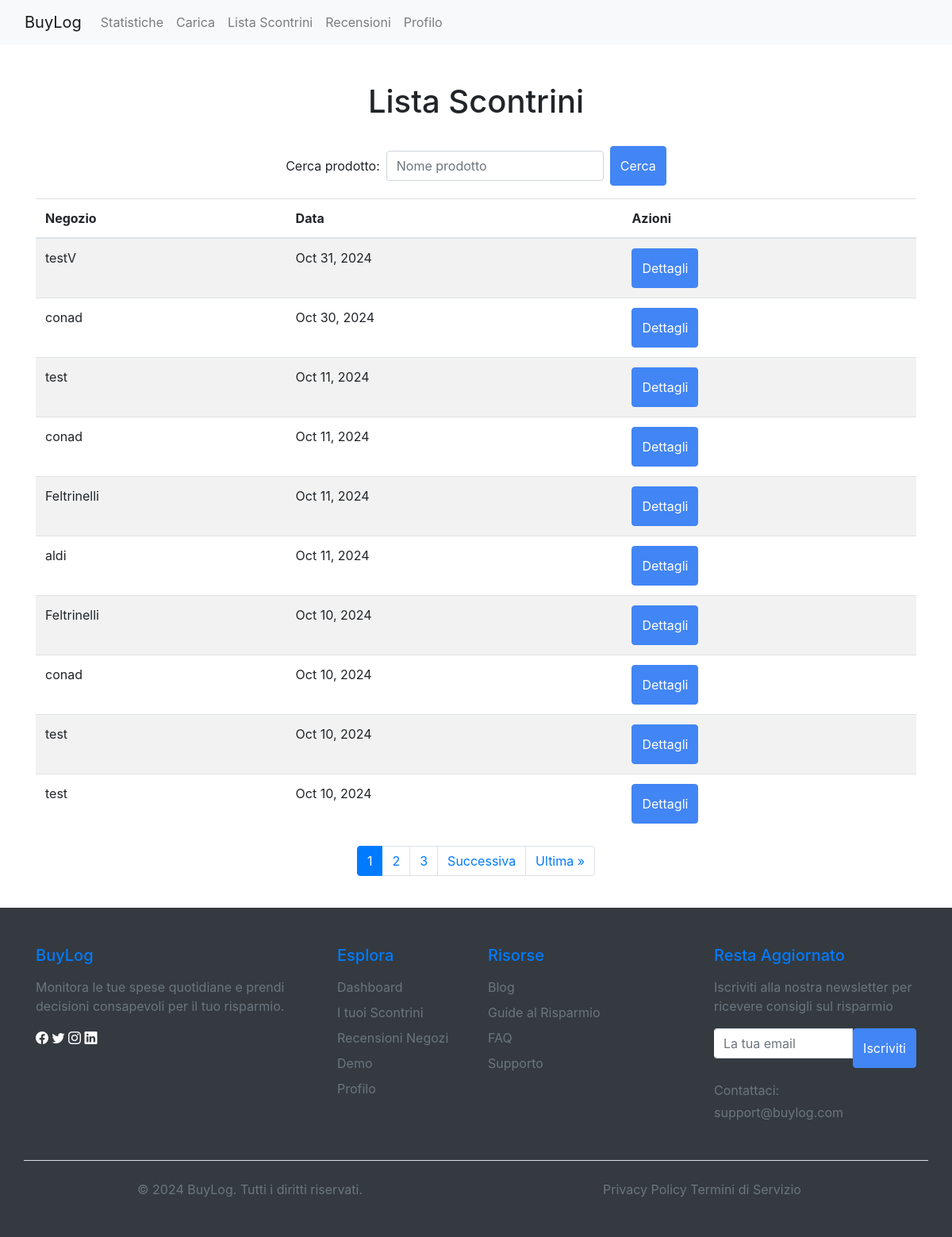
The app's page /scontrini/lista/ (signed in), older data.
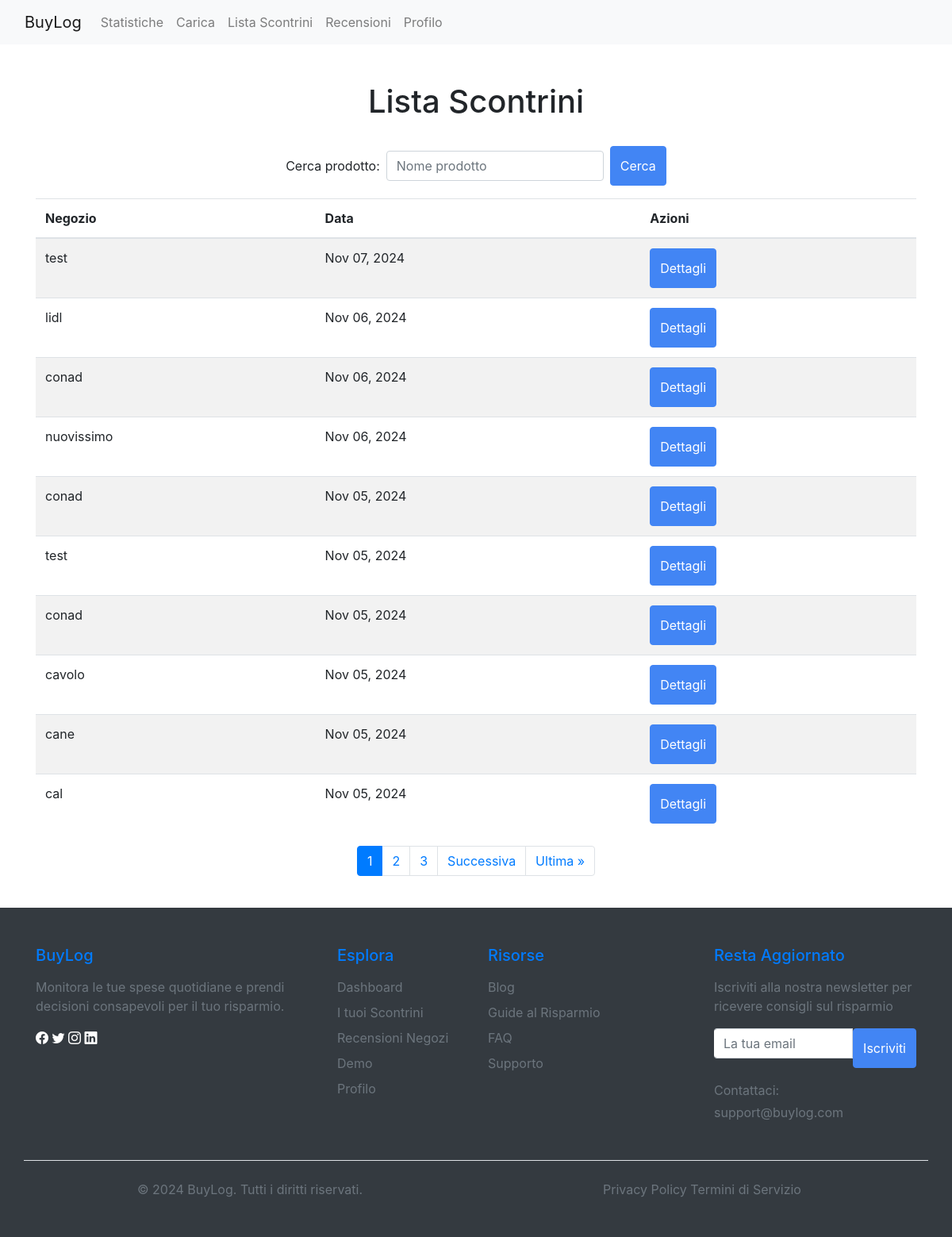
The same page, newer data.
### scontrini/models.py (models this page shows, shortened)
class Scontrino(models.Model):
    utente = models.ForeignKey(User, on_delete=models.CASCADE)
    negozio = models.ForeignKey(Negozio, on_delete=models.CASCADE)
    data = models.DateTimeField()
    totale = models.DecimalField(
        max_digits=10, decimal_places=2, default=0.00)  # Aggiungi questo campo
    class Meta:
        verbose_name_plural = 'Scontrini'

class Negozio(models.Model):
    nome = models.CharField(max_length=100)
    recensione_media = models.FloatField(null=True, blank=True)
    class Meta:
        verbose_name_plural = 'Negozi'

### scontrini/views.py (the view)
# urls.py: path('lista/', lista_scontrini, name='lista_scontrini'),
@login_required
def lista_scontrini(request):
    page = request.GET.get('page', 1)
    scontrini = Scontrino.objects.filter(utente=request.user).order_by('-data')
    paginator = Paginator(scontrini, 10)  # 15 scontrini per pagina
    try:
        scontrini_paginati = paginator.page(page)
    except:
        scontrini_paginati = paginator.page(1)
    return render(request, 'scontrini/lista_scontrini.html', {
        'scontrini': scontrini_paginati
    })

### scontrini/templates/scontrini/lista_scontrini.html (shortened to what this page needs)
{% extends 'scontrini/base.html' %}
{% block content %}
<div class="container mt-5">
    <center>
        <h1>Lista Scontrini</h1>
    </center>
    <br>
    <div class="d-flex justify-content-center mb-3">
        <form method="GET" action="{% url 'scontrini:ricerca_prodotto' %}" class="form-inline">
            <div class="form-group mr-2">
                <label for="cerca_prodotto" class="mr-2">Cerca prodotto:</label>
                <input type="text" id="cerca_prodotto" name="prodotto" class="form-control" placeholder="Nome prodotto">
            </div>
            <button type="submit" class="btn btn-primary">Cerca</button>
        </form>
    </div>
    <table class="table table-striped">
        <thead>
            <tr>
                <th>Negozio</th>
                <th>Data</th>
                <th>Azioni</th>
            </tr>
        </thead>
        <tbody>
            {% for scontrino in scontrini %}
            <tr>
                <td>{{ scontrino.negozio.nome }}</td>
                <td>{{ scontrino.data|date:"M d, Y" }}</td>
                <td>
                    <a href="{% url 'scontrini:dettagli_scontrino' scontrino.id %}" class="btn btn-primary">Dettagli</a>
                </td>
            </tr>
            {% endfor %}
        </tbody>
    </table>
    {% if scontrini.paginator.num_pages > 1 %}
    <nav aria-label="Navigazione pagine">
        <ul class="pagination justify-content-center">
            {% for num in scontrini.paginator.page_range %}
                {% if scontrini.number == num %}
                    <li class="page-item active">
                        <span class="page-link">{{ num }}</span>
                    </li>
                {% elif num > scontrini.number|add:'-3' and num < scontrini.number|add:'3' %}
                    <li class="page-item">
                        <a class="page-link" href="?page={{ num }}">{{ num }}</a>
                    </li>
                {% endif %}
            {% endfor %}
            {% if scontrini.has_next %}
                <li class="page-item">
                    <a class="page-link" href="?page={{ scontrini.next_page_number }}">Successiva</a>
                </li>
                <li class="page-item">
                    <a class="page-link" href="?page={{ scontrini.paginator.num_pages }}">Ultima &raquo;</a>
                </li>
            {% endif %}
        </ul>
    </nav>
    {% endif %}
</div>
{% endblock %}

Row changes from the older to the newer data that the page shows:
no longer on this page (row unchanged): Scontrino: negozio.nome "testV", data "Oct 31, 2024"
removed Scontrino: negozio.nome "conad", data "Oct 30, 2024"
no longer on this page (row unchanged): Scontrino: negozio.nome "test", data "Oct 11, 2024"
no longer on this page (row unchanged): Scontrino: negozio.nome "conad", data "Oct 11, 2024"
no longer on this page (row unchanged): Scontrino: negozio.nome "Feltrinelli", data "Oct 11, 2024"
no longer on this page (row unchanged): Scontrino: negozio.nome "aldi", data "Oct 11, 2024"
no longer on this page (row unchanged): Scontrino: negozio.nome "Feltrinelli", data "Oct 10, 2024"
no longer on this page (row unchanged): Scontrino: negozio.nome "conad", data "Oct 10, 2024"
no longer on this page (row unchanged): Scontrino: negozio.nome "test", data "Oct 10, 2024"
no longer on this page (row unchanged): Scontrino: negozio.nome "test", data "Oct 10, 2024"
added Scontrino: negozio.nome "test", data "Nov 07, 2024"
added Scontrino: negozio.nome "lidl", data "Nov 06, 2024"
added Scontrino: negozio.nome "conad", data "Nov 06, 2024"
added Scontrino: negozio.nome "nuovissimo", data "Nov 06, 2024"
added Scontrino: negozio.nome "conad", data "Nov 05, 2024"
added Scontrino: negozio.nome "test", data "Nov 05, 2024"
added Scontrino: negozio.nome "conad", data "Nov 05, 2024"
added Scontrino: negozio.nome "cavolo", data "Nov 05, 2024"
added Scontrino: negozio.nome "cane", data "Nov 05, 2024"
added Scontrino: negozio.nome "cal", data "Nov 05, 2024"
